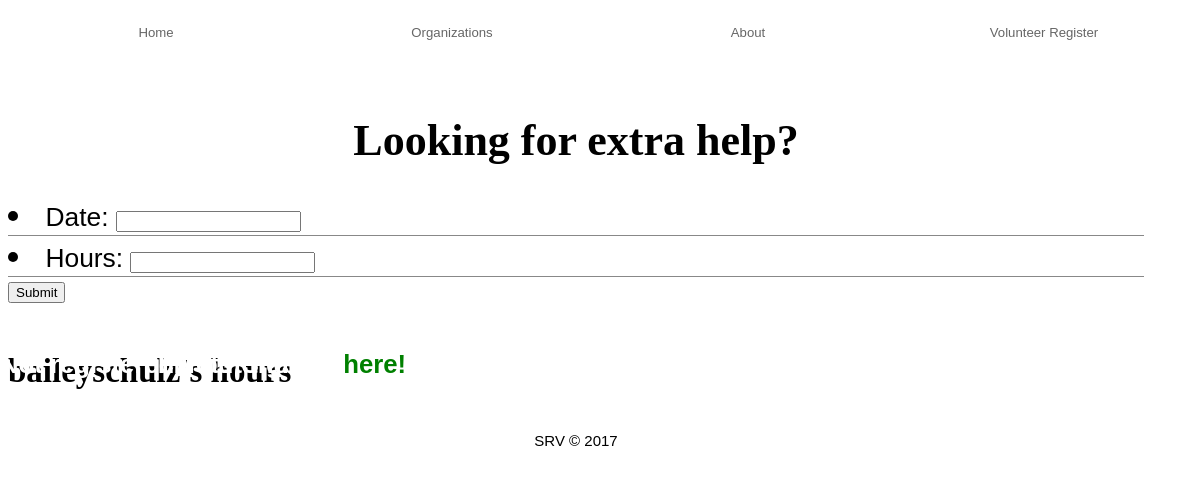
/volunteers/ (signed in), run on an earlier commit of the app's database.
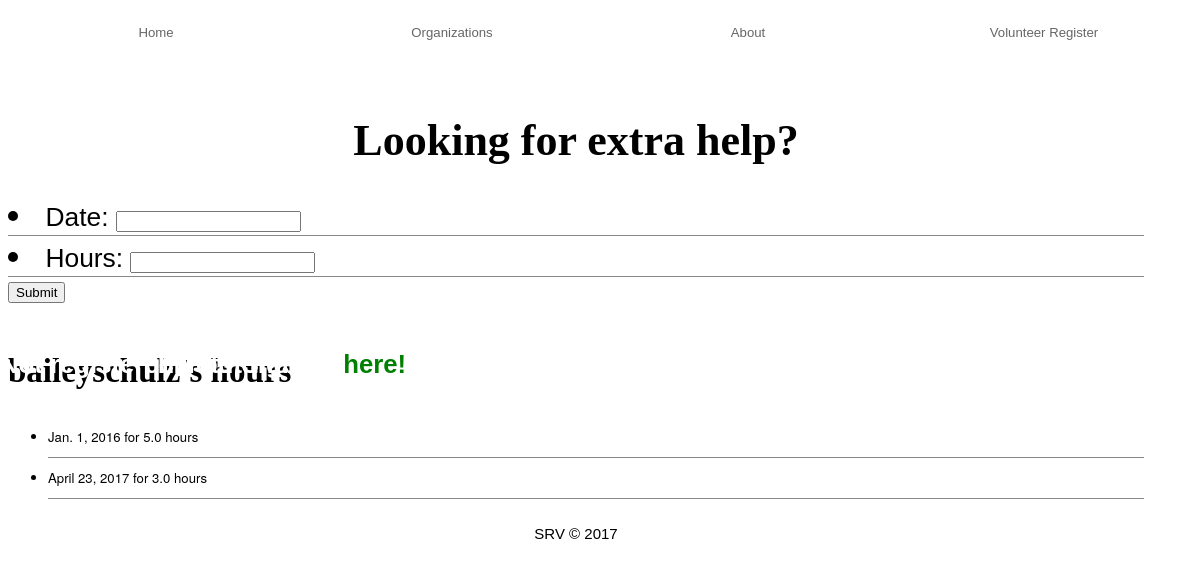
And on a later commit of the database.
### volunteers/models.py (models this page shows, shortened)
class VolunteerHours(models.Model):
    user = models.ForeignKey(User)
    date = models.DateField()
    hours= models.FloatField()

### volunteers/views.py (the view)
# urls.py: url(r'^volunteers/$', volunteer_views.detail, name='index'),
@login_required(login_url='/accounts/login/')
def detail(request):
    if request.method == 'POST':
        form = VolunteerForm(request.POST)
        if form.is_valid():
            recorded_hours = form.save(commit=False)
            recorded_hours.user = request.user
            recorded_hours.save()
            return redirect('/volunteers/')
    else:
        form = VolunteerForm()
        hours = VolunteerHours.objects.filter(user=request.user)
        context = {'form': form, 'hours': hours}
        return render(request, 'volunteers/detail.html', context)

### volunteers/forms.py
class VolunteerForm(ModelForm):
    class Meta:
        model = VolunteerHours
        exclude = ['user']

### volunteers/templates/volunteers/detail.html (shortened to what this page needs)
{% extends 'base.html' %}
{% block content %}
    <div class="container">
    <form id="contact" action="/volunteers/" method="post">
        <div class="row center-xs">
      <div class="col-xs-12">
            <h1>Looking for extra help?</h1>
          </div>
    </div>
        <div class="row center-xs">
      <div class="col-xs-12">
            <h3>Fill out the form below and SRV LNK will help you find eager volunteers!</h3>
          </div>
    </div>
    <div>
    {{ form.as_ul }}
    <input type="submit" value="Submit" />
</form>
<h2>{{ request.user.username }}'s hours</h2>
<ul>{% for object in hours %}
<li>{{ object.date }} for {{ object.hours }} hours</li>
{% endfor %}</ul>
<h3><strong>Not registered yet? Sign up <a href="/accounts/register/">here!</a></strong></h3>
</div>
{% endblock %}

What changed in the data, as far as the page shows it:
added VolunteerHours: date "Jan. 1, 2016", hours "5.0"
added VolunteerHours: date "April 23, 2017", hours "3.0"
